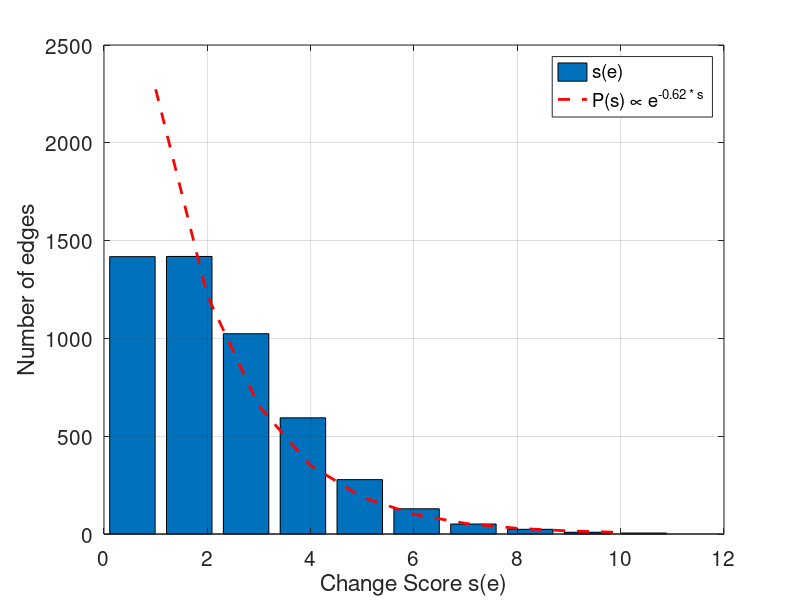
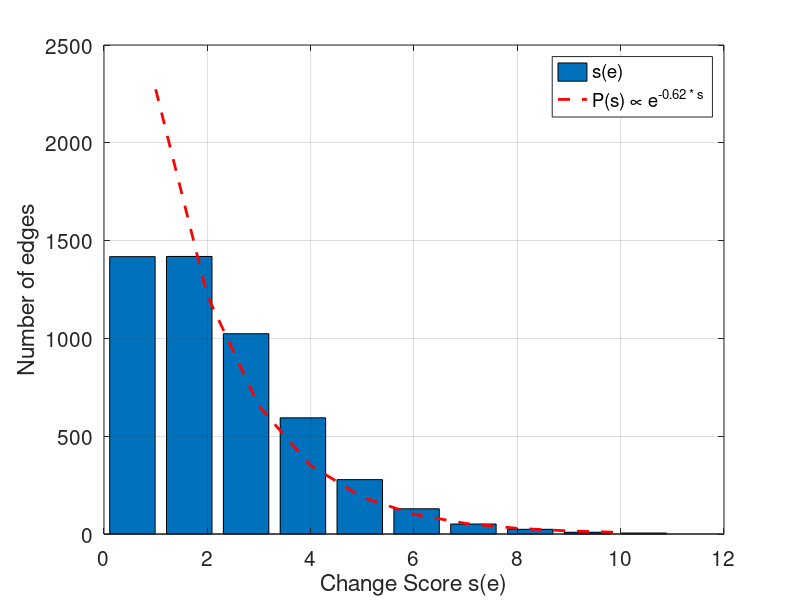

MATLAB code for these plots, in order:
function [] = exp4x0(nBins, nBins2)
%%% EXP4x0 This experiment does the synthetic experiment p value
%%% comparison
%% 
%% Filename: exp4x0.m
%% Description: 
%% Author: Vinay Jethava
%% Created: Mon Aug 23 11:43:48 2010 (+0530)
%% Last-Updated: Sat Sep  4 12:54:08 2010 (+0530)
%%           By: Vinay Jethava
%%     Update #: 39
%% URL: 
%% Keywords: 
%%%%%%%%%%%%%%%%%%%%%%%%%%%%%%%%%%%%%%%%%%%%%%%%%%%%%%%%%%%%%%%%%%%%%%
%% 
%%% Code:
    load Aug23;
    setpaths(); 
    if nargin < 1
        nBins = 10;
        nBins2 = 10; 
    end
    legends = {}; 
    [freqC, binC] = hist(synthRes.sE, nBins); 
    [freq10, bin10] = hist(synthRes.sE, nBins2); 
    % [p] = polyfit(binC, log(freqC), 1); 
    [p] = polyfit(bin10, log(freq10), 1); 
    bar(binC', freqC'); 
    set(gca, 'FontSize', 15);
    hold on; 
    grid on; 
    legends{1} = 's(e)';
    binO = [1:10]; 
    plot(binO, exp(p(1).*binO + p(2)), 'r--', 'LineWidth', 2); 
    legends{2} = sprintf('P(s) \\propto e^{%0.2g * s}', p(1) ); 
    legend(legends, 'Interpreter', 'tex');
    xlabel('Change Score s(e)'); 
    ylabel('Number of edges');
    
%%%%%%%%%%%%%%%%%%%%%%%%%%%%%%%%%%%%%%%%%%%%%%%%%%%%%%%%%%%%
%% Nested functions used - minimal data passing 
%%%%%%%%%%%%%%%%%%%%%%%%%%%%%%%%%%%%%%%%%%%%%%%%%%%%%%%%%%%%
   saveas(gcf, 'exp4x0fig4', 'fig'); 
   saveas(gcf, 'exp4x0fig4', 'png'); 
end

function [] =setpaths()
    warning off;
    addpath ../lib/KPMtools;
    addpath ../lib/KPMstats;
    addpath ../netlab3.3;
    addpath ../lib/HMM;
end
%%%%%%%%%%%%%%%%%%%%%%%%%%%%%%%%%%%%%%%%%%%%%%%%%%%%%%%%%%%%%%%%%%%%%%
%%% exp4x0.m ends here
